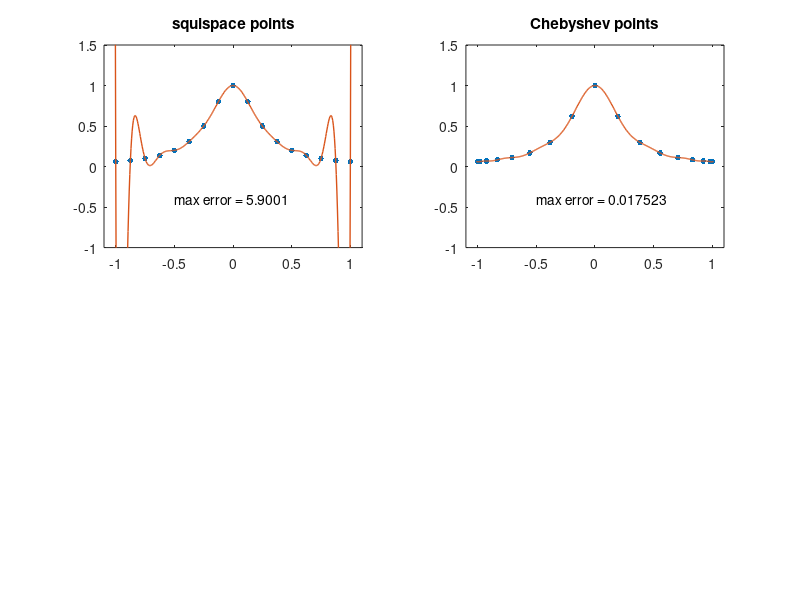

Reproduce this figure in MATLAB.
% p9.m - polynomial interpolation in equispace and Chebyshev pts
N = 16
 xx = -1.01:0.005:1.01;
 clf
 for i = 1:2
     if i == 1, 
         s = 'squispace points';
         x = -1 + 2 * (0:N)/N;
     end
     if i == 2,
         s = 'Chebyshev points';
         x = cos(pi * (0:N)/N);
     end
     subplot(2,2,i)
     u = 1./(1 + 16*x.^2);
     uu = 1./(1 + 16*xx.^2);
     p = polyfit(x,u,N);
     pp = polyval(p,xx);
     plot(x, u, '.' , 'markersize', 13)
     line(xx, pp, 'linewidth', 1)
     axis([-1.1 1.1 -1 1.5]), title(s)
     error = norm(uu - pp, inf);
     text(-0.5, -0.4,['max error = ', num2str(error)])
 end